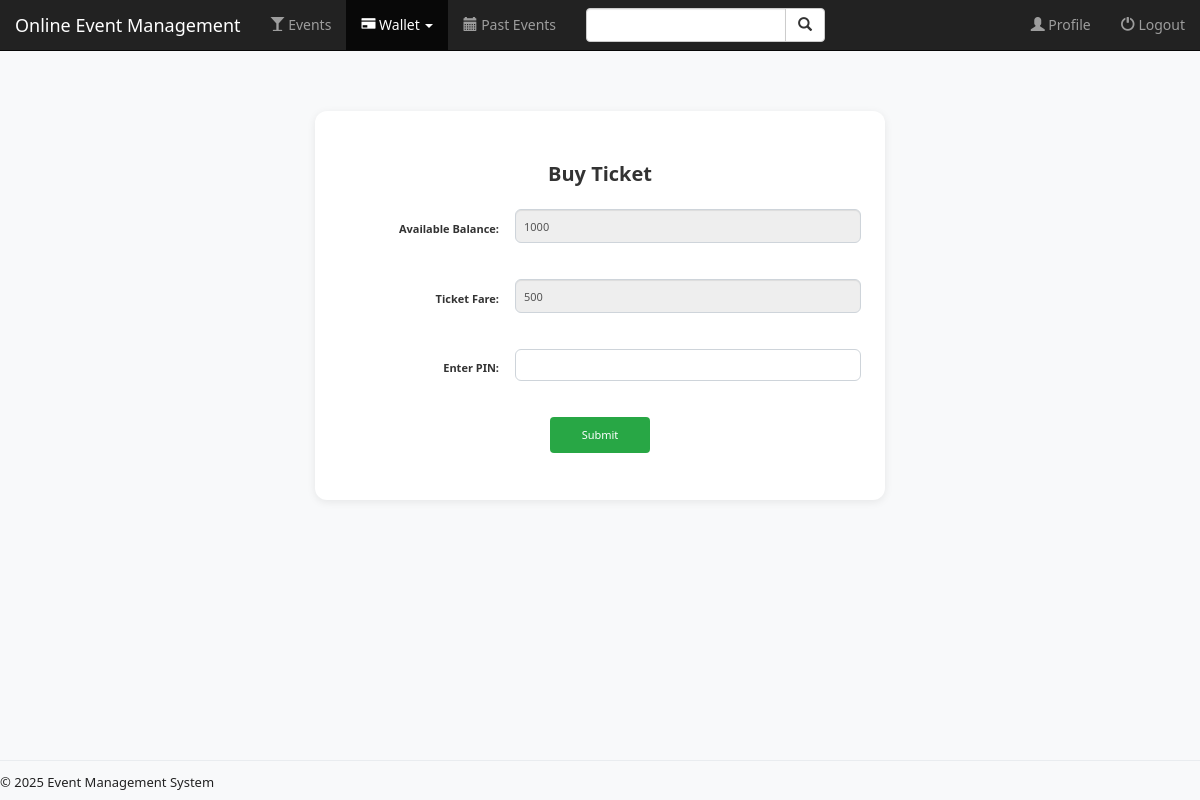
The page /event/buy_ticket/2/ (signed in) on the database as committed earlier.
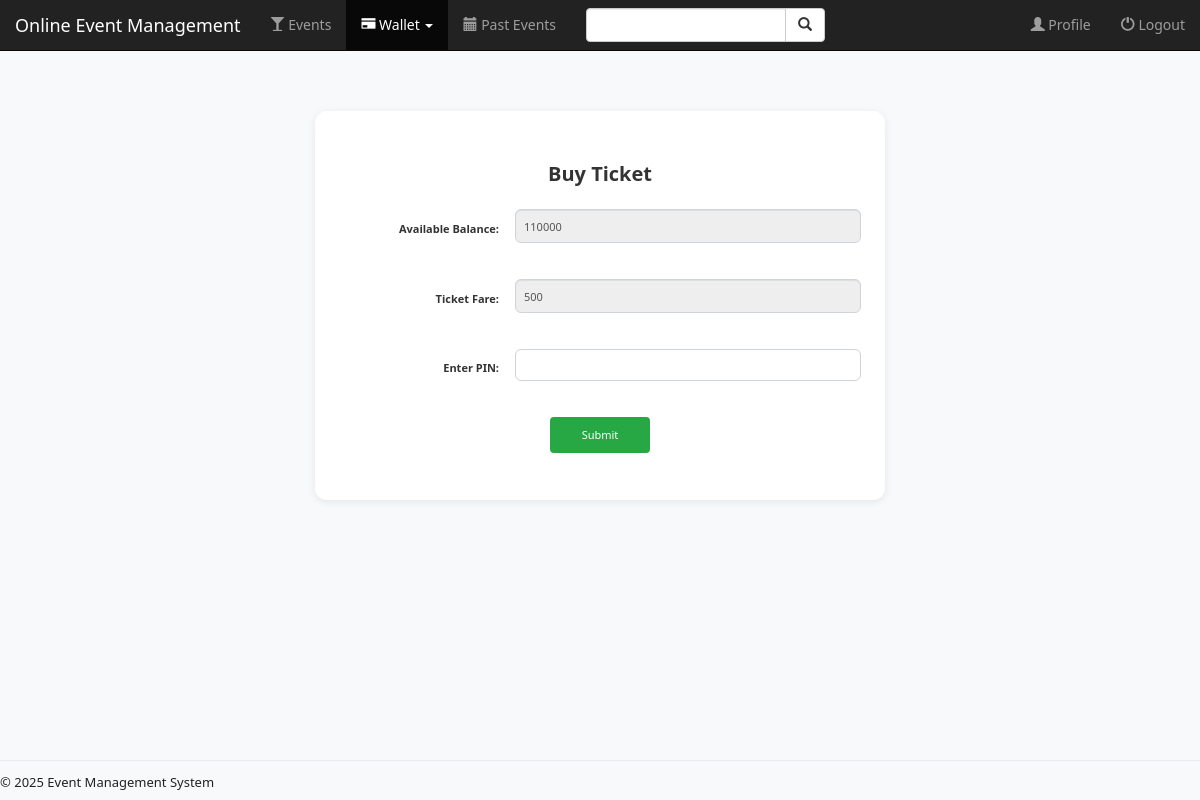
The same page on the database as committed later.
### event/models.py (models this page shows, shortened)
class Profile(models.Model):
    user = models.OneToOneField(User, on_delete=models.CASCADE)
    image = models.ImageField(default='settings.MEDIA_ROOT/default_user.jpg')
    bio = models.TextField(max_length=500, blank=True, null=True)
    location = models.TextField(max_length=500, blank=True, null=True)
    birth_date = models.DateField(blank=True, null=True)
    age = models.IntegerField(blank=True, null=True)
    wallet_pin = models.PositiveIntegerField(null=True)
    wallet_balance = models.PositiveIntegerField(default=0, null=True)

### event/views.py (the view)
# urls.py: re_path(r'^buy_ticket/(?P<pk>[0-9]+)/$', views.buy_ticket, name='buy_ticket'),
def buy_ticket(request, pk):
    user = request.user
    event = Event.objects.get(id=pk)
    profile = Profile.objects.get(user=user)
    if request.method == 'POST':
        form = BuyTicketForm(request.POST)
        if form.is_valid():
            data = form.cleaned_data
            if int(data['pin']) == profile.wallet_pin:
                if event.fare > profile.wallet_balance:
                    error_balance = 'Insufficient balance to buy ticket'
                    return render(request, 'event/buy_ticket.html', {
                        'profile': profile, 'form': form, 'event': event, 'error_balance': error_balance
                    })
                Ticket.objects.create(attendee=user, event=event, flag=True)
                profile.wallet_balance -= event.fare
                owner_profile = Profile.objects.get(user=event.manager)
                owner_profile.wallet_balance += event.fare
                profile.save()
                owner_profile.save()
                tickets = Ticket.objects.filter(attendee=request.user)
                return render(request, 'event/user_profile.html', {
                    'user': user, 'profile': profile, 'tickets': tickets
                })
            context = {'profile': profile, 'form': form, 'event': event, 'error_message': 'Invalid Pin!'}
            return render(request, 'event/buy_ticket.html', context)
    else:
        form = BuyTicketForm()
    return render(request, 'event/buy_ticket.html', {'profile': profile, 'form': form, 'event': event})

### event/forms.py
class BuyTicketForm(forms.Form):
    pin = forms.CharField(label='Enter PIN', widget=forms.PasswordInput)

### event/templates/event/buy_ticket.html (shortened to what this page needs)
{% extends 'event/base.html' %}
{% block wallet_active %}active{% endblock %}
{% block body %}
<div class="container event-main-content" style="max-width:600px; margin-top:40px;">
  <div class="card" style="box-shadow:0 2px 8px rgba(0,0,0,0.08); border-radius:12px; background:#fff; padding:32px 24px;">
    <h2 style="font-size:2rem; font-weight:700; margin-bottom:24px; text-align:center;">Buy Ticket</h2>
    <form action="" method="post" style="margin-top:24px;">
      <div class="form-group" style="display:flex; align-items:center; margin-bottom:24px;">
        <label for="wallet_balance" class="control-label" style="font-size:1.1rem; flex:0 0 160px; text-align:right; margin-right:16px;">Available Balance:</label>
        <div style="flex:1;">
          <input type="text" id="wallet_balance" name="wallet_balance" value="{{ profile.wallet_balance }}" readonly class="form-control" style="font-size:1.1rem;">
        </div>
      </div>
      <div class="form-group" style="display:flex; align-items:center; margin-bottom:24px;">
        <label for="ticket_fare" class="control-label" style="font-size:1.1rem; flex:0 0 160px; text-align:right; margin-right:16px;">Ticket Fare:</label>
        <div style="flex:1;">
          <input type="text" id="ticket_fare" name="ticket_fare" value="{{ event.fare }}" readonly class="form-control" style="font-size:1.1rem;">
        </div>
      </div>
      <div class="form-group" style="display:flex; align-items:center; margin-bottom:24px;">
        <label for="pin" class="control-label" style="font-size:1.1rem; flex:0 0 160px; text-align:right; margin-right:16px;">Enter PIN:</label>
        <div style="flex:1;">
          {{ form.pin }}
        </div>
      </div>
      <div class="form-group text-center" style="margin-top:24px;">
        <button type="submit" class="btn btn-success" style="font-size:1.1rem; padding:10px 32px;">Submit</button>
      </div>
    </form>
  </div>
{% endblock %}

Rows that differ between the two databases and show on the page:
changed Profile: wallet_balance "1000" → "110000"
